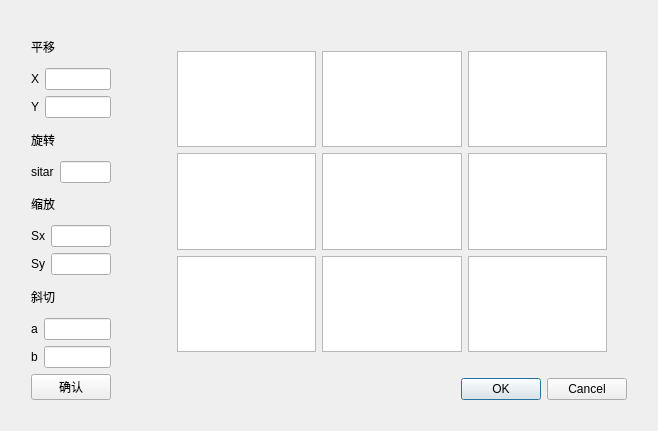
<?xml version="1.0" encoding="UTF-8"?>
<ui version="4.0">
 <class>Transform</class>
 <widget class="QDialog" name="Transform">
  <property name="geometry">
   <rect>
    <x>0</x>
    <y>0</y>
    <width>658</width>
    <height>431</height>
   </rect>
  </property>
  <property name="windowTitle">
   <string>Dialog</string>
  </property>
  <layout class="QHBoxLayout" name="horizontalLayout_8">
   <item>
    <layout class="QVBoxLayout" name="verticalLayout_2">
     <property name="leftMargin">
      <number>20</number>
     </property>
     <property name="topMargin">
      <number>20</number>
     </property>
     <property name="rightMargin">
      <number>20</number>
     </property>
     <property name="bottomMargin">
      <number>20</number>
     </property>
     <item>
      <layout class="QVBoxLayout" name="verticalLayout">
       <item>
        <widget class="QLabel" name="label">
         <property name="text">
          <string>平移</string>
         </property>
        </widget>
       </item>
       <item>
        <layout class="QHBoxLayout" name="horizontalLayout">
         <item>
          <widget class="QLabel" name="label_2">
           <property name="text">
            <string>X</string>
           </property>
          </widget>
         </item>
         <item>
          <widget class="QLineEdit" name="lineEdit"/>
         </item>
        </layout>
       </item>
       <item>
        <layout class="QHBoxLayout" name="horizontalLayout_2">
         <item>
          <widget class="QLabel" name="label_3">
           <property name="text">
            <string>Y</string>
           </property>
          </widget>
         </item>
         <item>
          <widget class="QLineEdit" name="lineEdit_2"/>
         </item>
        </layout>
       </item>
       <item>
        <widget class="QLabel" name="label_4">
         <property name="text">
          <string>旋转</string>
         </property>
        </widget>
       </item>
       <item>
        <layout class="QHBoxLayout" name="horizontalLayout_3">
         <item>
          <widget class="QLabel" name="label_5">
           <property name="text">
            <string>sitar</string>
           </property>
          </widget>
         </item>
         <item>
          <widget class="QLineEdit" name="lineEdit_3"/>
         </item>
        </layout>
       </item>
       <item>
        <widget class="QLabel" name="label_6">
         <property name="text">
          <string>缩放</string>
         </property>
        </widget>
       </item>
       <item>
        <layout class="QHBoxLayout" name="horizontalLayout_4">
         <item>
          <widget class="QLabel" name="label_7">
           <property name="text">
            <string>Sx</string>
           </property>
          </widget>
         </item>
         <item>
          <widget class="QLineEdit" name="lineEdit_4"/>
         </item>
        </layout>
       </item>
       <item>
        <layout class="QHBoxLayout" name="horizontalLayout_5">
         <item>
          <widget class="QLabel" name="label_8">
           <property name="text">
            <string>Sy</string>
           </property>
          </widget>
         </item>
         <item>
          <widget class="QLineEdit" name="lineEdit_5"/>
         </item>
        </layout>
       </item>
       <item>
        <widget class="QLabel" name="label_9">
         <property name="text">
          <string>斜切</string>
         </property>
        </widget>
       </item>
       <item>
        <layout class="QHBoxLayout" name="horizontalLayout_6">
         <item>
          <widget class="QLabel" name="label_10">
           <property name="text">
            <string>a</string>
           </property>
          </widget>
         </item>
         <item>
          <widget class="QLineEdit" name="lineEdit_6"/>
         </item>
        </layout>
       </item>
       <item>
        <layout class="QHBoxLayout" name="horizontalLayout_7">
         <item>
          <widget class="QLabel" name="label_11">
           <property name="text">
            <string>b</string>
           </property>
          </widget>
         </item>
         <item>
          <widget class="QLineEdit" name="lineEdit_7"/>
         </item>
        </layout>
       </item>
      </layout>
     </item>
     <item>
      <widget class="QPushButton" name="pushButton">
       <property name="text">
        <string>确认</string>
       </property>
      </widget>
     </item>
    </layout>
   </item>
   <item>
    <layout class="QVBoxLayout" name="verticalLayout_4">
     <property name="leftMargin">
      <number>20</number>
     </property>
     <property name="topMargin">
      <number>20</number>
     </property>
     <property name="rightMargin">
      <number>20</number>
     </property>
     <property name="bottomMargin">
      <number>20</number>
     </property>
     <item>
      <layout class="QGridLayout" name="gridLayout">
       <property name="leftMargin">
        <number>20</number>
       </property>
       <property name="topMargin">
        <number>20</number>
       </property>
       <property name="rightMargin">
        <number>20</number>
       </property>
       <property name="bottomMargin">
        <number>20</number>
       </property>
       <item row="1" column="2">
        <widget class="QTextEdit" name="textEdit_6"/>
       </item>
       <item row="1" column="1">
        <widget class="QTextEdit" name="textEdit_5"/>
       </item>
       <item row="2" column="1">
        <widget class="QTextEdit" name="textEdit_8"/>
       </item>
       <item row="1" column="0">
        <widget class="QTextEdit" name="textEdit_4"/>
       </item>
       <item row="2" column="0">
        <widget class="QTextEdit" name="textEdit_7"/>
       </item>
       <item row="2" column="2">
        <widget class="QTextEdit" name="textEdit_9"/>
       </item>
       <item row="0" column="2">
        <widget class="QTextEdit" name="textEdit_3"/>
       </item>
       <item row="0" column="1">
        <widget class="QTextEdit" name="textEdit_2"/>
       </item>
       <item row="0" column="0">
        <widget class="QTextEdit" name="textEdit"/>
       </item>
      </layout>
     </item>
     <item>
      <layout class="QVBoxLayout" name="verticalLayout_3">
       <item>
        <widget class="QDialogButtonBox" name="buttonBox">
         <property name="orientation">
          <enum>Qt::Horizontal</enum>
         </property>
         <property name="standardButtons">
          <set>QDialogButtonBox::Cancel|QDialogButtonBox::Ok</set>
         </property>
        </widget>
       </item>
      </layout>
     </item>
    </layout>
   </item>
  </layout>
 </widget>
 <resources/>
 <connections>
  <connection>
   <sender>buttonBox</sender>
   <signal>accepted()</signal>
   <receiver>Transform</receiver>
   <slot>accept()</slot>
   <hints>
    <hint type="sourcelabel">
     <x>248</x>
     <y>254</y>
    </hint>
    <hint type="destinationlabel">
     <x>157</x>
     <y>274</y>
    </hint>
   </hints>
  </connection>
  <connection>
   <sender>buttonBox</sender>
   <signal>rejected()</signal>
   <receiver>Transform</receiver>
   <slot>reject()</slot>
   <hints>
    <hint type="sourcelabel">
     <x>316</x>
     <y>260</y>
    </hint>
    <hint type="destinationlabel">
     <x>286</x>
     <y>274</y>
    </hint>
   </hints>
  </connection>
 </connections>
</ui>
